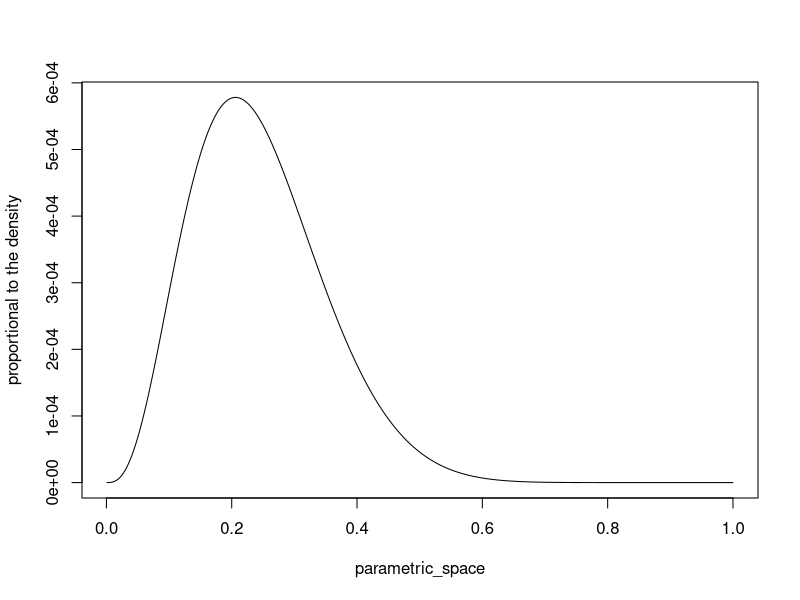
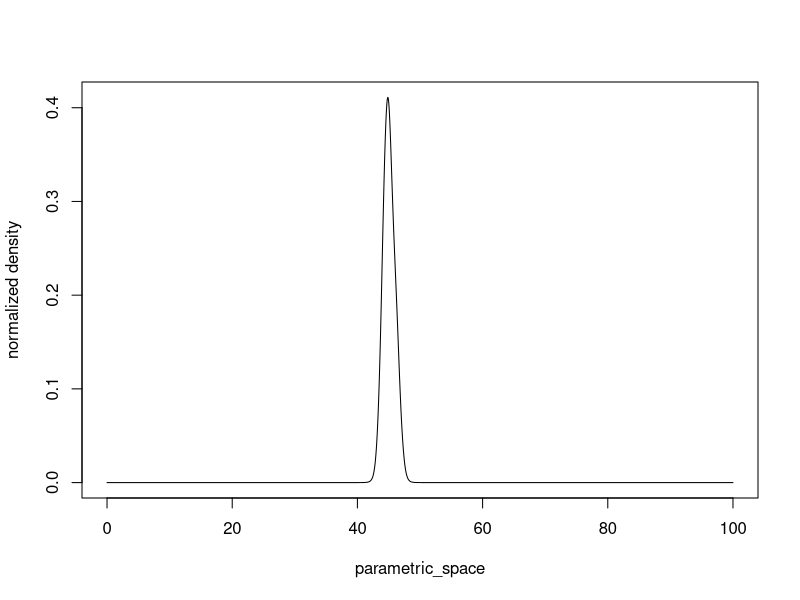
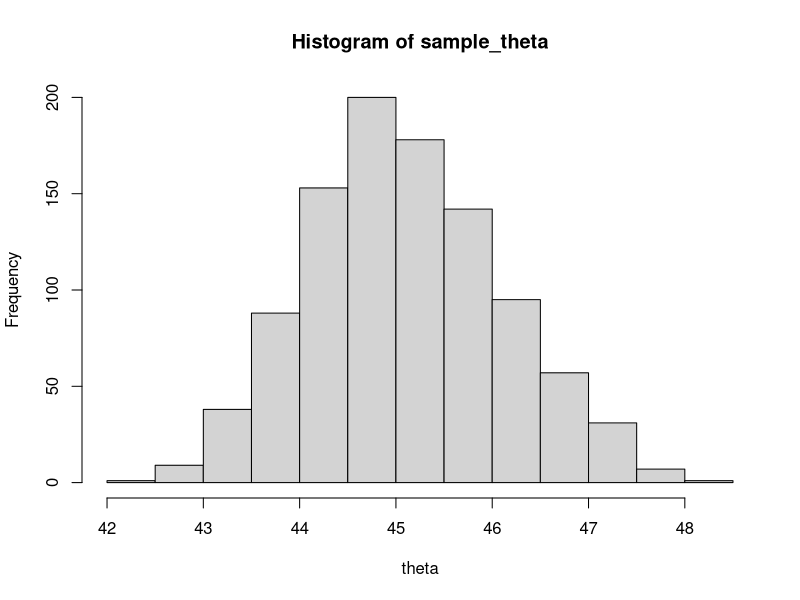
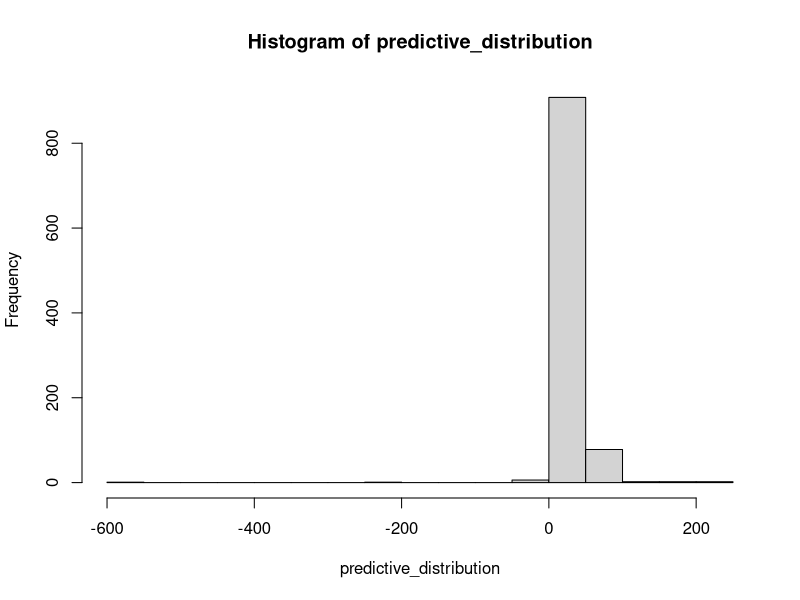
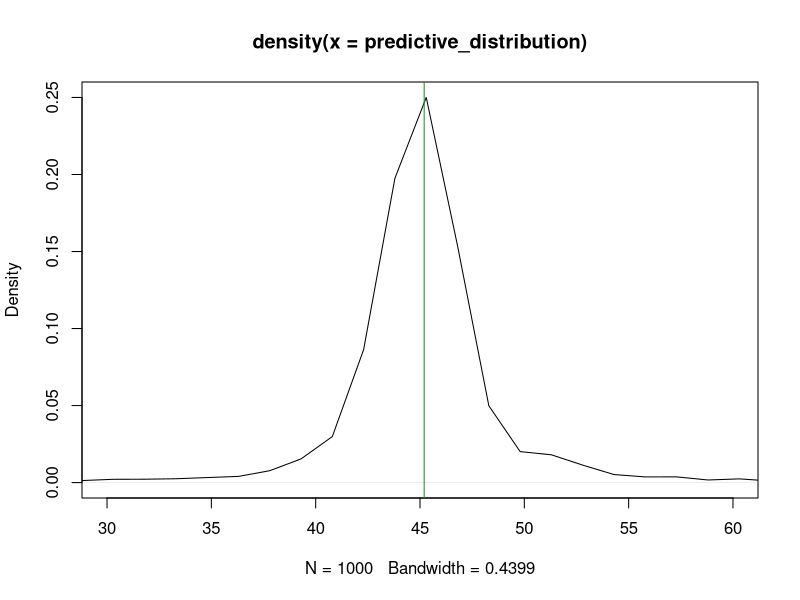
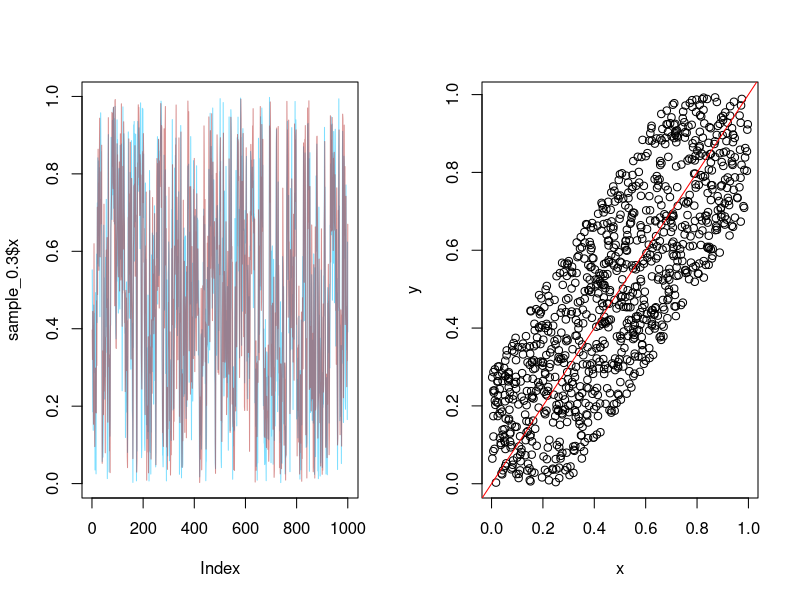
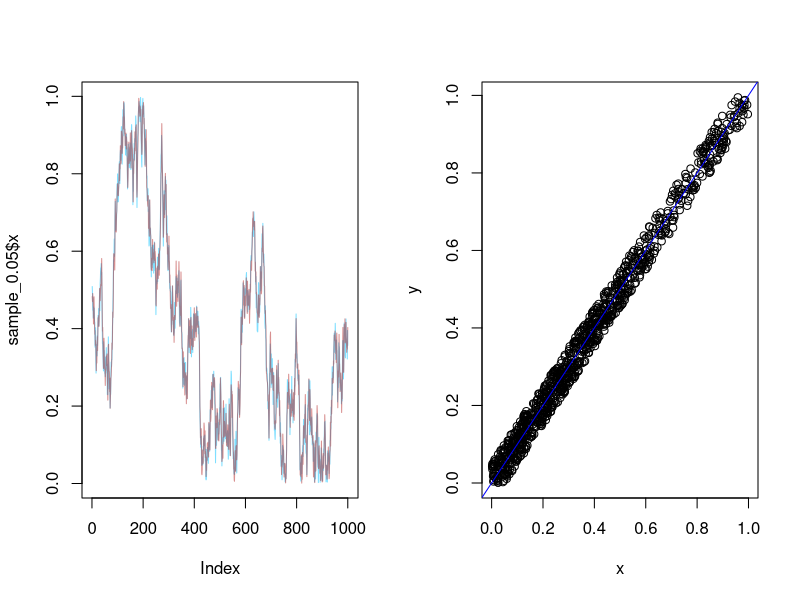
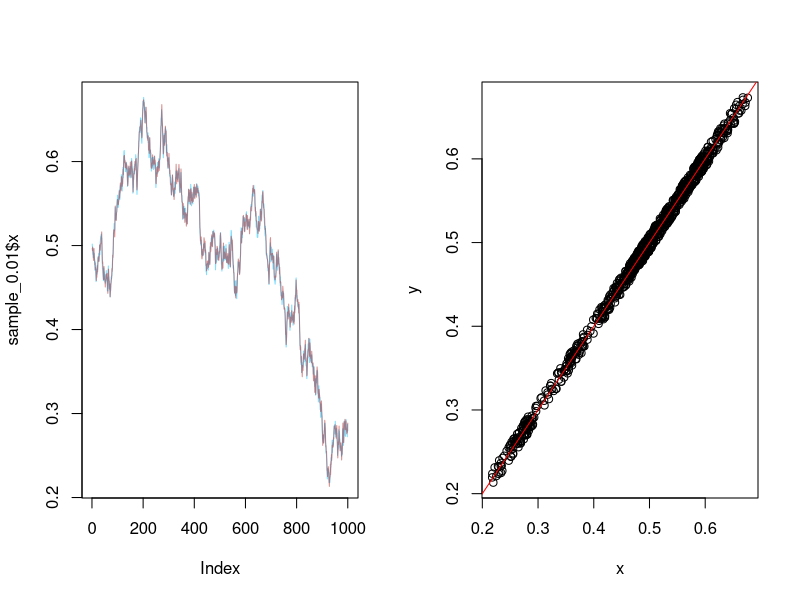

Here is the R script that generated these plots, in order:
## ---- chunk 1
knitr::opts_chunk$set(echo = TRUE)
library(dplyr) ; library(ggplot2)
## ---- chunk 2
posterior_prop <- function(theta){
  return(
    (theta^3)*(1-theta)^13+
      (theta^4)*(1-theta)^12+
      (theta^5)*(1-theta)^11
  )
}
parametric_space <- seq(0.001,1,0.001)

plot(parametric_space,posterior_prop(theta=parametric_space),
     type='l',ylab='proportional to the density')
## ---- chunk 3
y <- c(43,44,45,46.5,47.5)
M=1000

parametric_space <- seq(0,100,1/M)

q_theta_given_y = function(x,theta){
  result <- 1
  for ( i in 1:length(x)){
    result = result * (1/(1+(x[i]-theta)^2))
  }
  return(result/100)
}


## unormalized density
unormalized_density <- q_theta_given_y(y,parametric_space)

## summing the heights of the bins
normalizing_constant <-  sum(unormalized_density/M)

#plotting the normalized density
plot(parametric_space,
     unormalized_density/normalizing_constant,
     type='l',
     ylab = 'normalized density')

normalized_density <-  unormalized_density/normalizing_constant
## ---- chunk 4
sample_theta <- sample(parametric_space,
                       prob = normalized_density,size = 1000)
hist(sample_theta,xlab='theta')
## ---- chunk 5
set.seed(57)
predictive_distribution <- 
  rcauchy(1000,scale = 1,location = sample_theta)
hist(predictive_distribution)

#zoom
plot(density(predictive_distribution),xlim=c(30,60))
abline(v=mean(y),col='forestgreen')
mean(predictive_distribution) ; sd(predictive_distribution)
## ---- chunk 6
x_given_y <- function(constant,y){
  a <- max(0,y-constant)
  b <- min(y+constant,1)
  return(runif(1,a,b))
}

y_given_x <- function(constant,x){
  a <- max(0,x-constant)
  b <- min(x+constant,1)
  return(runif(1,a,b))
}


gibbs_ex6 <- function(B=1000,constant){
  set.seed(1000)
  samples <- data.frame(x=NA,y=NA)
  new_x <- 0.5 #initial value for x
  for(i in 1:(B)){
    #calculating p(y|x=new_x)
    new_y <- y_given_x(x = new_x,constant = constant) 
    #calculating p(x|y=new_y)
    new_x <- x_given_y(y = new_y,constant = constant)
    samples <-rbind(samples, c(new_x,new_y))
  }
  return(samples[-1,])
}

sample_0.3 <- gibbs_ex6(B = 1000,0.3)
sample_0.05 <- gibbs_ex6(B = 1000,0.05)
sample_0.01 <- gibbs_ex6(B = 1000,0.01)
## ---- chunk 7
par(mfrow=c(1,2))
constant<-0.3
plot(sample_0.3$x,type='l',col=scales::alpha('deepskyblue',0.5))
lines(sample_0.3$y,type='l',col=scales::alpha('firebrick',0.5))
plot(sample_0.3)
abline(0,1,col='red')
#acf(sample_0.3$x)
#acf(sample_0.3$y)
## ---- chunk 8
constant<-0.05
plot(sample_0.05$x,type='l',col=scales::alpha('deepskyblue',0.5))
lines(sample_0.05$y,type='l',col=scales::alpha('firebrick',0.5))
plot(sample_0.05)
abline(0,1,col='blue')
#acf(sample_0.05$x)
#acf(sample_0.05$y)
## ---- chunk 9
constant<-0.01
plot(sample_0.01$x,type='l',col=scales::alpha('deepskyblue',0.5))
lines(sample_0.01$y,type='l',col=scales::alpha('firebrick',0.5))
plot(sample_0.01)
abline(0,1,col='red')
#acf(sample_0.01$x)
#acf(sample_0.01$y)
par(mfrow=c(1,1))
## ---- chunk 10
nsim <- 10000
posterior_simulation <- data.frame(
  p0 = rbeta(nsim,40,636),
  p1 = rbeta(nsim,23,569)
)
## ---- chunk 11
posterior_simulation = 
  posterior_simulation %>% 
  mutate(odds_p0=p0/(1-p0),
         odds_p1=p1/(1-p1),
         odds_ratio = odds_p1/odds_p0)
## ---- chunk 12
posterior_simulation %>% 
  summarise(
    Min = min(odds_ratio),
    Mean = mean(odds_ratio),
    Median = median(odds_ratio),
    SD = sd(odds_ratio),
    Max = max(odds_ratio)) %>% 
  knitr::kable() %>% kableExtra::kable_styling()
## ---- chunk 13
posterior_simulation %>% 
  ggplot(aes(x=odds_ratio))+
  geom_histogram() + 
  theme_bw()
## ---- chunk 14
y_bar_control = 39/674
y_bar_treatment = 22/680

#Posterior probability of p0 > p_control_MLE
sum(posterior_simulation$p0 > y_bar_control)/nsim

#Posterior probability of p0 > p_treat_MLE
sum(posterior_simulation$p1 > y_bar_treatment)/nsim

#Posterior probability of the odds ratio being smaller than 1
sum(posterior_simulation$odds_ratio < 1)/nsim
## ---- chunk 15
nsim <- 10000
posterior_simulation <- data.frame(
  #34 patients in each group
  p0 = rbeta(nsim,3,35),
  p1 = rbeta(nsim,2,35)
)


posterior_simulation = 
  posterior_simulation %>% 
  mutate(odds_p0=p0/(1-p0),
         odds_p1=p1/(1-p1),
         odds_ratio = odds_p1/odds_p0)

posterior_simulation %>% 
  summarise(
    Min = min(odds_ratio),
    Mean = mean(odds_ratio),
    Median = median(odds_ratio),
    SD = sd(odds_ratio),
    Max = max(odds_ratio)) %>% 
  knitr::kable() %>% kableExtra::kable_styling()
## ---- chunk 16
posterior_simulation %>% 
  ggplot(aes(x=odds_ratio))+
  geom_histogram() + 
  theme_bw()
## ---- chunk 17
y_bar_control = 2/34
y_bar_treatment = 1/34

#Posterior probability 
sum(posterior_simulation$p0 > y_bar_control)/nsim

#Posterior probability of p0 > p_treat_MLE
sum(posterior_simulation$p1 > y_bar_treatment)/nsim

#Posterior probability of the odds ratio being smaller than 1
sum(posterior_simulation$odds_ratio < 1)/nsim
## ---- chunk 18
y = c(10,10,12,11,9)
ybar = mean(y)
n = length(y)
S2 = var(y)


set.seed(1234)
generate_posterior_untruncated <- function(y){
  ybar = mean(y)
  n = length(y)
  S2 = var(y)
  sigma2 <- (n-1)*S2/rchisq(n = 1,df = (n-1))
  mu <- rnorm(1,mean=ybar,sd=sqrt(sigma2)/sqrt(n))
  return(data.frame(mu,sigma2))
}
## ---- chunk 19
#Calculating the posterior density for the untruncated likelihood

dchisqncp <- function(x, df, ncp){
  (df/2)^(df/2)/gamma(df/2) * sqrt(ncp)^df * x^(-df/2 - 1) * exp(-df*ncp/(2*x))
}

density_posterior_untruncated <- function(mu,sigma2,y){
  ybar = mean(y)
  S2 = var(y)
  n=length(y)
  return(
    dnorm(mu,mean = ybar,sd=sqrt(sigma2)/sqrt(n))*
      dchisqncp(sigma2,df = n-1,ncp = S2)
  )
}
## ---- chunk 20
#proportional posterior density
prop_density_post_truncated <- function(y,sigma2,mu){
  prop_density <- 0
  for(i in 1:length(y)){
    prop_density =  prop_density +
      log(
        (pnorm((y[i]+0.5-mu)/sqrt(sigma2),mean = 0,sd = 1,)  -
         pnorm((y[i]-0.5-mu)/sqrt(sigma2),mean = 0,sd = 1))
         )
  }
  return(exp(prop_density))
}



#### MCMC -------------------------------------------------------
## Metropolis Hastings ------------------------------------------
# candidate will be the posterior without truncation

n_it <- 500 #number of samples to be generated
step <- 10
burn_in = 500
total_samples = burn_in + n_it*step
init_value <- generate_posterior_untruncated(y=y) # initial value of theta
accepted=0
post_samp_truncated <- 
  data.frame(mu=rep(NA,n_it),
             sigma2=rep(NA,n_it))

## Let's use as candidate the posterior
## pretending unrounded measurements
post_samp_truncated[1,]<-init_value
for (i in 2:total_samples){
  candidate <- generate_posterior_untruncated(y=y)
  
  ## Calculating r
  #numerators
  num1 = prop_density_post_truncated(
    y = y,
    sigma2 = candidate$sigma2,
    mu = candidate$mu)
  
  num2 = density_posterior_untruncated(
    y = y,
    mu=candidate$mu,
    sigma2 = candidate$sigma2
  )
  
  #denominators
  den1 = prop_density_post_truncated(
    y = y,
    sigma2 = post_samp_truncated[i-1,]$sigma2,
    mu = post_samp_truncated[i-1,]$mu)
  
  den2 = density_posterior_untruncated(
    y = y,
    mu=post_samp_truncated[i-1,]$mu,
    sigma2 = post_samp_truncated[i-1,]$sigma2
  )
  
  ## r
  ## using the log since the densities can be very small
  r=min(1,exp(log(num1)+log(num2)-(log(den1)+log(den2))))
  #r=min(1,exp(log(num1)-log(den1)))
  
  if(runif(1)>r){
    # rejected! we will start the new iteration with the same point
    post_samp_truncated[i,] <- post_samp_truncated[i-1,]
  } else {
    # accepted! we will move our chain to the candidate point and start the 
    # next iteration from this point
    post_samp_truncated[i,] <- candidate
    accepted<-accepted+1
  }
}

## acceptance rate = 
accepted/total_samples

## brushing the sample
post_sample_clean <- post_samp_truncated[-c(1:burn_in),][seq(1,total_samples-burn_in,by=step),]

par(mfrow=c(2,1))
plot(post_sample_clean$mu,type='l',ylab='mu')
plot(post_sample_clean$sigma2,type='l',ylab='sigma2')
par(mfrow=c(1,1))
acf(post_sample_clean)
## ---- chunk 21
sample_posterior_untruncated <- data.frame(
  mu=rep(NA,n_it),
  sigma2=rep(NA,n_it)
)

for(i in 1:n_it){
  sample_posterior_untruncated[i,] <- generate_posterior_untruncated(y=y)
}

posterior_samples <- data.frame(
  mu_untruncated = sample_posterior_untruncated$mu,
  mu_truncated = post_sample_clean$mu,
  sigma2_untruncated = sample_posterior_untruncated$sigma2,
  sigma2_truncated = post_sample_clean$sigma2
)

data.frame(
  Mean =  posterior_samples %>% 
    summarise(Untruncated = mean(mu_untruncated),
              Truncated = mean(mu_truncated)) %>% t(),
  SD =posterior_samples %>% 
    summarise(Untruncated = sd(mu_untruncated),
              Truncated = sd(mu_truncated)) %>% t(),
  Percentile_0.5 =  posterior_samples %>% 
    summarise(Untruncated = quantile(mu_untruncated,0.05),
              Truncated = quantile(mu_truncated,0.1)) %>% t(),
  Percentile_1 = posterior_samples %>% 
    summarise(Untruncated = quantile(mu_untruncated,0.1),
              Truncated = quantile(mu_truncated,0.05)) %>% t(),
  Percentile_25 =   posterior_samples %>% 
    summarise(Untruncated = quantile(mu_untruncated,0.25),
              Truncated = quantile(mu_truncated,0.25)) %>% t(),
  Percentile_50 = posterior_samples %>% 
    summarise(Untruncated = quantile(mu_untruncated,0.5),
              Truncated = quantile(mu_truncated,0.5)) %>% t()
) %>% knitr::kable(caption = 'For mu') %>% kableExtra::kable_styling()
## ---- chunk 22
data.frame(
  Mean =  posterior_samples %>% 
    summarise(Untruncated = mean(sigma2_untruncated),
              Truncated = mean(sigma2_truncated)) %>% t(),
  SD =posterior_samples %>% 
    summarise(Untruncated = sd(sigma2_untruncated),
              Truncated = sd(sigma2_truncated)) %>% t(),
  Percentile_0.5 =  posterior_samples %>% 
    summarise(Untruncated = quantile(sigma2_untruncated,0.05),
              Truncated = quantile(sigma2_truncated,0.1)) %>% t(),
  Percentile_1 = posterior_samples %>% 
    summarise(Untruncated = quantile(sigma2_untruncated,0.1),
              Truncated = quantile(sigma2_truncated,0.05)) %>% t(),
  Percentile_25 =   posterior_samples %>% 
    summarise(Untruncated = quantile(sigma2_untruncated,0.25),
              Truncated = quantile(sigma2_truncated,0.25)) %>% t(),
  Percentile_50 = posterior_samples %>% 
    summarise(Untruncated = quantile(sigma2_untruncated,0.5),
              Truncated = quantile(sigma2_truncated,0.5)) %>% t()
) %>% knitr::kable(caption = 'For sigma') %>% kableExtra::kable_styling()
## ---- chunk 23
#density untruncated
mu_grid <- seq(8,13,0.01)
sigma2_grid <- seq(0.01,8,0.01)
density_values <- matrix(NA,nrow=length(mu_grid),ncol=length(sigma2_grid)) 

for(i in 1:length(mu_grid)){
  for(j in 1:length(sigma2_grid)){
  #cat(paste(i,j),'\n')
    density_values[i,j] <- density_posterior_untruncated(
      y = y,
      mu = mu_grid[i],
      sigma2 = sigma2_grid[j]
    )
  }
}
## ---- chunk 24
#density untruncated
density_values_truncated <- matrix(NA,nrow=length(mu_grid),ncol=length(sigma2_grid)) 

for(i in 1:length(mu_grid)){
  for(j in 1:length(sigma2_grid)){
  #cat(paste(i,j),'\n')
    density_values_truncated[i,j] <- prop_density_post_truncated(
      y = y,
      mu = mu_grid[i],
      sigma2 = sigma2_grid[j]
    )
  }
}

#this one is not normalized! but since we would divide by a constant we can still use the shape to see what is going on.
par(mfrow=c(1,2))
contour(
  x = mu_grid,
  y = log(sigma2_grid),
  z = density_values,
  main='untruncated',
  drawlabels = F
  )  

contour(
  x = mu_grid,
  y = log(sqrt(sigma2_grid)),
  z = density_values_truncated,
  drawlabels = F,main='truncated',
  )
par(mfrow=c(1,1))
## ---- chunk 25
z_samples <- matrix(NA, n_it, 5)
for (i in 1:5) {
  z_samples[, i] <- truncnorm::rtruncnorm(
    n_it, a = y[i] - 0.5, b = y[i] + 0.5,
    mean = sample_posterior_untruncated$mu, sd = sample_posterior_untruncated$sigma2)
}

((z_samples[, 2] - z_samples[, 1])^2) %>% mean()
## ---- chunk 26
# proportional to the posterior distribution that we
# are going to draw samples from
# Witout using log
propto_posterior <- function(y=1.5,theta){
  numerator <- exp(-(1/2)*(y-theta)^2)
  denominator <- (1+theta^2)
  return(numerator/denominator)
}

# Using log
propto_posterior <- function(y=1.5,theta){
 numerator <- -(1/2)*(y-theta)^2
 denominator <- -log(1+theta^2)
 return(exp(numerator+denominator))
}

randWalk_MH_diagnostics <- function(posterior_sample){
  lindseys_density  <- density(posterior_sample)
  a <- round(min(lindseys_density$x),3) ; b <-round(max(lindseys_density$x),3)
  grid<- seq(a,b,0.001)
  par(mfrow=c(1,3))
  plot(grid,propto_posterior(theta = grid,y=1.5),type='l',lty=2,lwd=1.5)
  lines(density(posterior_sample),type='l',col='deepskyblue',lwd=1.5)
  legend(a,0.5,legend = c('prop_posterior','sample_density'),
         col=c('black','deepskyblue'),lwd = c(1.5,1.5), lty=c(2,1))
  plot(posterior_sample,type = 'l')
  acf(posterior_sample)
  par(mfrow=c(1,3))
}


n_it <- 10000 #number of samples to be generated
init_value <- 0.5 # initial value of theta 
proposal_dist <- function(theta){rnorm(1,theta,sd=2)} # we are going to use the normal distribution as proposal
post_sample <- rep(NA,n_it) #creating the vector that will store the samples
post_sample[1]=init_value #the first draw of the posterior is the initial value
accepted=0 # counting the accepted values to see the acceptance rate
# initializing the iteration
for (i in 2:n_it){
  candidate <- proposal_dist(post_sample[i-1]) 
  
  #calculating acceptance probability of the current point
  r = min(1,propto_posterior(theta = candidate) /
            propto_posterior(theta = post_sample[i-1]))
  
  #accepting the candidates with probability r
  if(runif(1)>r){
    # if not accepted, we will start the new iteration with the same point
    post_sample[i] <- post_sample[i-1]
  } else {
    # if accepted, we will move our chain to the candidate point and start the 
    # next iteration from this point
    post_sample[i] <- candidate
    accepted<-accepted+1
  }
}

accepted/n_it

randWalk_MH_diagnostics(post_sample)

summary(post_sample)
## ---- chunk 27

n_it <- 1000 #number of samples to be generated
init_value <- 0 # initial value of theta
step <- 5
burn_in = 10000
total_samples = burn_in + n_it*step
# we are going to use the normal distribution as proposal
proposal_dist <- function(theta){rnorm(1,theta,sd=2)} 
#creating the vector that will store the samples
post_sample <- rep(NA,total_samples) 
#the first draw of the posterior is the initial value
post_sample[1]=init_value 
accepted=0 # counting the accepted values to see the acceptance rate

# initializing the iteration
for (i in 2:total_samples){
  candidate <- proposal_dist(post_sample[i-1]) 
  
  #calculating acceptance probability of the current point
  r = min(1,propto_posterior(theta = candidate) /
            propto_posterior(theta = post_sample[i-1]))
  
  #accepting the candidates with probability r
  if(runif(1)>r){
    # if not accepted, 
    # we will start the new iteration with the same point
    post_sample[i] <- post_sample[i-1]
  } else {
    # if accepted,
    # we will move our chain to the candidate point and start the 
    # next iteration from this point
    post_sample[i] <- candidate
    accepted<-accepted+1
  }
}

#acceptance rate
accepted/total_samples

post_sample_clean <- post_sample[-c(1:burn_in)][seq(1,length(post_sample)-burn_in,step)]

#verifying if the length of the draw matches with the desired number
post_sample_clean %>% length()
randWalk_MH_diagnostics(post_sample_clean)

post_sample_clean %>% summary()
post_sample_clean %>% sd()
